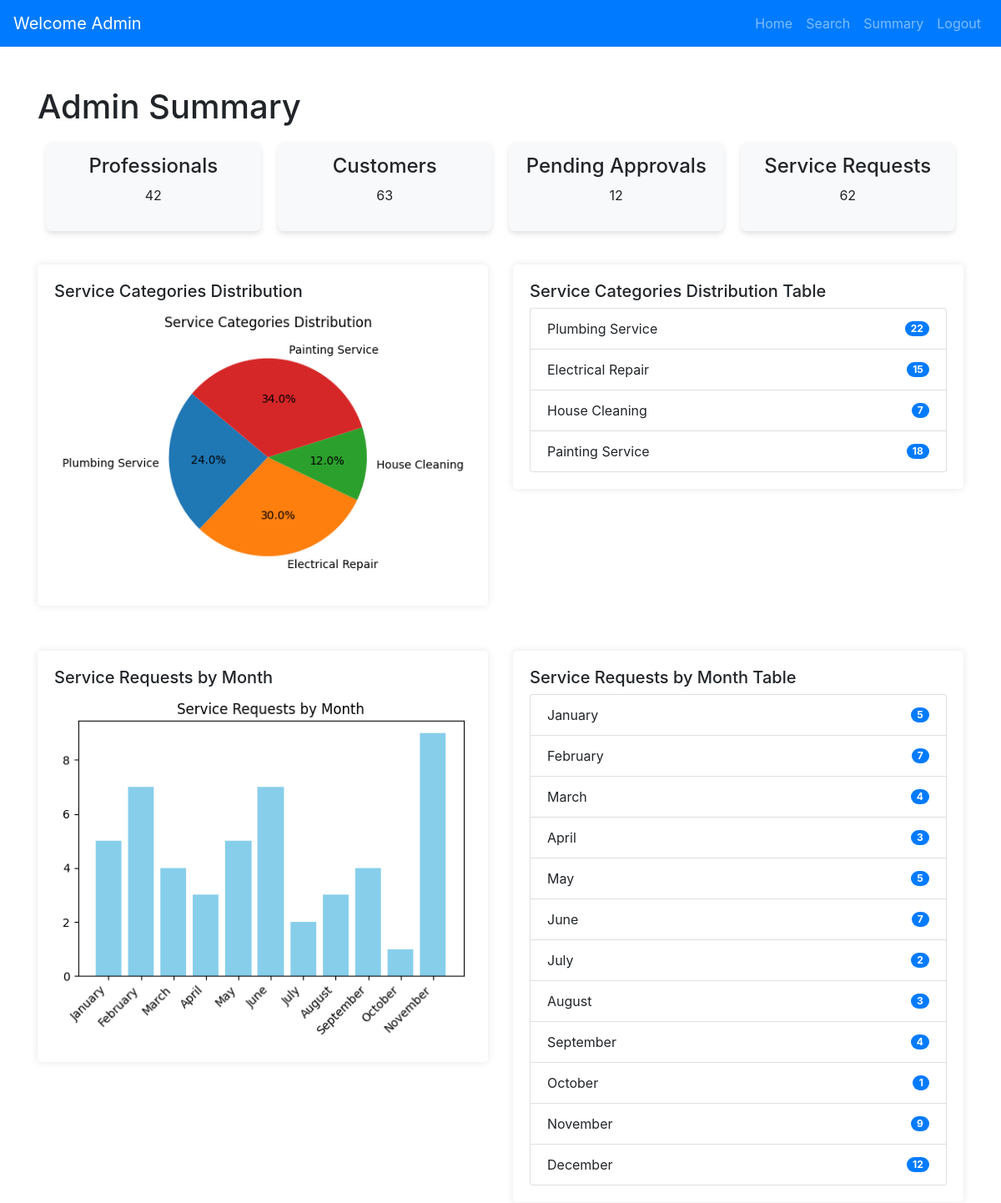
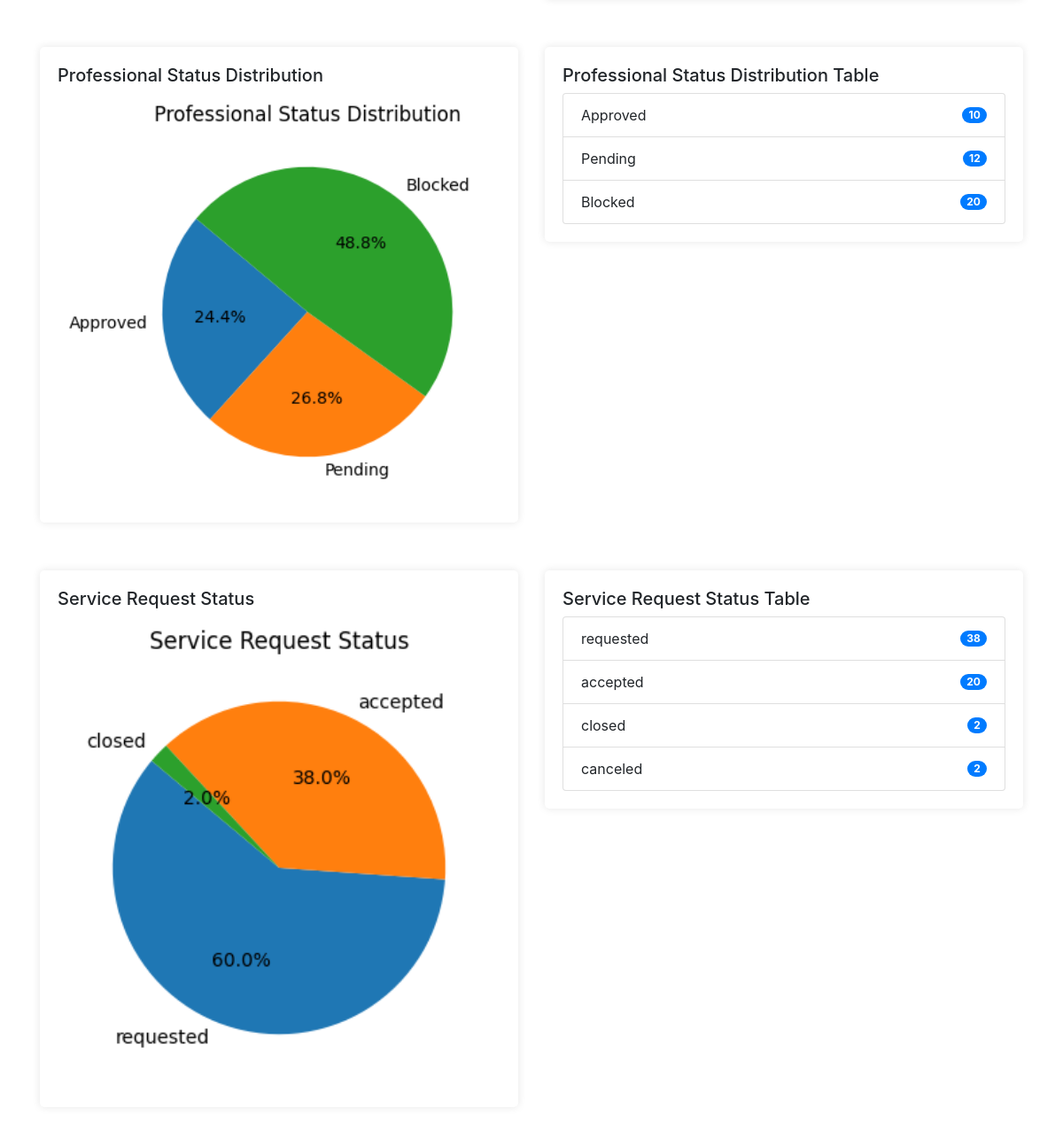
The page /admin_summary on the database its author committed (2 pictures, top to bottom).
### models.py (models this page shows)
class Service(db.Model):
    __tablename__ = 'services'
    id = db.Column(db.String(6), primary_key=True, default=generate_unique_id, unique=True)
    service_name = db.Column(db.String(100), nullable=False)
    service_description = db.Column(db.Text, nullable=True)
    price = db.Column(db.Float, nullable=False)
    duration = db.Column(db.Float, nullable=True)  # Use Float if you need fractional hours # Add duration (only date) column
    requests = db.relationship('Request', back_populates='service', lazy=True, passive_deletes=True)

### app.py (the view)
@app.route("/admin_summary")
def admin_summary():
    os.makedirs("static/charts", exist_ok=True)  # Ensure charts directory exists
    total_professionals = Professional.query.count()
    total_customers = Customer.query.count()
    total_requests = Request.query.count()
    pending_approvals = Professional.query.filter_by(status="pending").count()
    services = Service.query.all()
    service_category_distribution = {
        service.service_name: Request.query.filter_by(service_id=service.id).count() for service in services
    }
    service_category_chart = generate_chart(
        service_category_distribution, "pie", "Service Categories Distribution", "service_category.png"
    )
    months_order = [
        "January", "February", "March", "April", "May", "June",
        "July", "August", "September", "October", "November", "December",
    ]
    service_requests_by_month = {
        month: Request.query.filter(extract("month", Request.request_date) == idx + 1).count()
        for idx, month in enumerate(months_order)
    }
    requests_by_month_chart = generate_chart(
        service_requests_by_month, "bar", "Service Requests by Month", "requests_by_month.png"
    )
    professional_status_distribution = {
        "Approved": Professional.query.filter_by(status="approved").count(),
        "Pending": Professional.query.filter_by(status="pending").count(),
        "Blocked": Professional.query.filter_by(status="blocked").count(),
    }
    professional_status_chart = generate_chart(
        professional_status_distribution, "pie", "Professional Status Distribution", "professional_status.png"
    )
    service_request_status_distribution = {
        "requested": Request.query.filter_by(status="requested").count(),
        "accepted": Request.query.filter(
            Request.status.in_(["accepted", "in progress", "review pending", "pending", "assigned"])
        ).count(),
        "closed": Request.query.filter_by(status="closed").count(),
        "canceled": Request.query.filter_by(status="canceled").count(),
    }
    service_request_status_chart = generate_chart(
        service_request_status_distribution, "pie", "Service Request Status", "service_request_status.png"
    )
    return render_template(
        "admin/admin_summary.html",
        total_professionals=total_professionals,
        total_customers=total_customers,
        pending_approvals=pending_approvals,
        total_requests=total_requests,
        service_category_distribution=service_category_distribution,
        service_requests_by_month=service_requests_by_month,
        professional_status_distribution=professional_status_distribution,
        service_request_status_distribution=service_request_status_distribution,
        charts={
            "service_category": service_category_chart,
            "requests_by_month": requests_by_month_chart,
            "professional_status": professional_status_chart,
            "service_request_status": service_request_status_chart,
        },
    )

### app.py (called while the page is built, shortened)
def generate_chart(data, chart_type, title, filename):
    charts_dir = "static/charts"
    os.makedirs(charts_dir, exist_ok=True)
    valid_data = {k: v for k, v in data.items() if not np.isnan(v) and v > 0}
    plt.figure(figsize=(6, 4))
    if chart_type == "pie":
        plt.pie(valid_data.values(), labels=valid_data.keys(), autopct="%1.1f%%", startangle=140)
        plt.title(title)
    elif chart_type == "bar":
        plt.bar(valid_data.keys(), valid_data.values(), color="skyblue")
        plt.title(title)
        plt.xticks(rotation=45, ha="right")  # Rotate x-axis labels for better readability
    else:
        raise ValueError(f"Unsupported chart type: {chart_type}")
    filepath = os.path.join(charts_dir, filename)
    plt.savefig(filepath, bbox_inches="tight")
    plt.close()
    return filepath

### templates/admin/admin_summary.html (shortened to what this page needs)
<!DOCTYPE html>
<html lang="en">
<head>
    <link href="https://stackpath.bootstrapcdn.com/bootstrap/4.5.2/css/bootstrap.min.css" rel="stylesheet">
</head>
<body>
    {% extends 'base.html' %}
    {% block navbar %}
        {% include 'navbars/admin_navbar.html' %}
    {% endblock %}
    {% block content %}
    <div class="container mt-5">
        <h1>Admin Summary</h1>
        <div class="stats-row">
            <div class="stat-box">
                <h4>Professionals</h4>
                <p>{{ total_professionals }}</p>
            </div>
            <div class="stat-box">
                <h4>Customers</h4>
                <p>{{ total_customers }}</p>
            </div>
            <div class="stat-box">
                <h4>Pending Approvals</h4>
                <p>{{ pending_approvals }}</p>
            </div>
            <div class="stat-box">
                <h4>Service Requests</h4>
                <p>{{ total_requests }}</p>
            </div>
        </div>
        <div class="row">
            <div class="col-md-6">
                <div class="container-box">
                    <h5>Service Categories Distribution</h5>
                    {% if charts['service_category'] %}
                        <img src="{{ charts['service_category'] }}" alt="Service Categories Distribution" style="width: 100%; height: auto;">
                    {% else %}
                        <p>No data available.</p>
                    {% endif %}
                </div>
            </div>
            <div class="col-md-6">
                <div class="container-box">
                    <h5>Service Categories Distribution Table</h5>
                    <ul class="list-group">
                        {% for category, count in service_category_distribution.items() %}
                        <li class="list-group-item d-flex justify-content-between align-items-center">
                            {{ category }}
                            <span class="badge badge-primary badge-pill">{{ count }}</span>
                        </li>
                        {% endfor %}
                    </ul>
                </div>
            </div>
        </div>
             <div class="row mt-4">
                <div class="col-md-6">
                    <div class="container-box">
                        <h5>Service Requests by Month</h5>
                        {% if charts['requests_by_month'] %}
                            <img src="{{ charts['requests_by_month'] }}" alt="Service Requests by Month" style="width: 100%; height: auto;">
                        {% else %}
                            <p>No data available.</p>
                        {% endif %}
                    </div>
                </div>
                <div class="col-md-6">
                    <div class="container-box">
                        <h5>Service Requests by Month Table</h5>
                        <ul class="list-group">
                            {% for month, count in service_requests_by_month.items() %}
                            <li class="list-group-item d-flex justify-content-between align-items-center">
                                {{ month }}
                                <span class="badge badge-primary badge-pill">{{ count }}</span>
                            </li>
                            {% endfor %}
                        </ul>
                    </div>
                </div>
            </div>
        <div class="row mt-4">
            <div class="col-md-6">
                <div class="container-box">
                    <h5>Professional Status Distribution</h5>
                    {% if charts['professional_status'] %}
                        <img src="{{ charts['professional_status'] }}" alt="Professional Status Distribution" style="width: 100%; height: auto;">
                    {% else %}
                        <p>No data available.</p>
                    {% endif %}
                </div>
            </div>
            <div class="col-md-6">
                <div class="container-box">
                    <h5>Professional Status Distribution Table</h5>
                    <ul class="list-group">
                        {% for status, count in professional_status_distribution.items() %}
                        <li class="list-group-item d-flex justify-content-between align-items-center">
                            {{ status }}
                            <span class="badge badge-primary badge-pill">{{ count }}</span>
                        </li>
                        {% endfor %}
                    </ul>
                </div>
            </div>
        </div>
        <div class="row mt-4">
            <div class="col-md-6">
                <div class="container-box">
                    <h5>Service Request Status</h5>
                    {% if charts['service_request_status'] %}
                        <img src="{{ charts['service_request_status'] }}" alt="Service Request Status" style="width: 100%; height: auto;">
                    {% else %}
                        <p>No data available.</p>
                    {% endif %}
                </div>
            </div>
            <div class="col-md-6">
                <div class="container-box">
                    <h5>Service Request Status Table</h5>
                    <ul class="list-group">
                        {% for status, count in service_request_status_distribution.items() %}
                        <li class="list-group-item d-flex justify-content-between align-items-center">
                            {{ status }}
                            <span class="badge badge-primary badge-pill">{{ count }}</span>
                        {% endfor %}
                    </ul>
                </div>
            </div>
        </div>
    </div>
    {% endblock %}

### templates/base.html (shortened to what this page needs)
<!DOCTYPE html>
<html lang="en">
<head>
  <link href="https://cdn.jsdelivr.net/npm/bootstrap@5.3.0-alpha1/dist/css/bootstrap.min.css" rel="stylesheet">
</head>
<body>
  {% block navbar %}{% endblock %}
  <div>
    {% block content %}{% endblock %}
  </div>
</body>
</html>

### templates/navbars/admin_navbar.html (shortened to what this page needs)
<!DOCTYPE html>
<html lang="en">
<head>
    <link href="https://stackpath.bootstrapcdn.com/bootstrap/4.5.2/css/bootstrap.min.css" rel="stylesheet">
</head>
<body>
    <nav class="navbar navbar-expand-lg navbar-dark bg-primary">
        <a class="navbar-brand" href="#">Welcome Admin</a>
        <div class="collapse navbar-collapse" id="navbarNav">
            <ul class="navbar-nav ml-auto">
                <li class="nav-item">
                    <a class="nav-link" href="{{ url_for('admin_dashboard') }}">Home</a>
                </li>
                <li class="nav-item">
                    <a class="nav-link" href="{{ url_for('admin_search') }}">Search</a>
                </li>
                <li class="nav-item">
                    <a class="nav-link" href="{{ url_for('admin_summary') }}">Summary</a>
                </li>
                <li class="nav-item">
                    <a class="nav-link" href="{{ url_for('logout') }}">Logout</a>
                </li>
            </ul>
        </div>
    </nav>
</body>
</html>

### templates/admin/admin_summary.html (style rules this page uses)
body { font-family: Arial, sans-serif; background: #f7f8fc; margin: 0; padding: 0; }
.container-box { background-color: #ffffff; padding: 20px; border-radius: 5px; box-shadow: 0 0 10px rgba(0, 0, 0, 0.1); margin-bottom: 30px; }
.stats-row { display: flex; flex-wrap: wrap; justify-content: space-between; margin-bottom: 30px; }
.stat-box { background-color: #f8f9fa; padding: 15px; border-radius: 8px; text-align: center; box-shadow: 0 4px 6px rgba(0, 0, 0, 0.1); flex: 1; margin: 10px; transition: transform 0.2s ease, box-shadow 0.2s ease; }

### rows shown on the page
Service: service_name "Plumbing Service", count "22"
Service: service_name "Electrical Repair", count "15"
Service: service_name "House Cleaning", count "7"
Service: service_name "Painting Service", count "18"

### other values the page prints
{{ total_professionals }} "42"
{{ total_customers }} "63"
{{ pending_approvals }} "12"
{{ total_requests }} "62"
{{ month }} "January" "February" "March" "April" "May" "June" "July" "August" "September" "October" "November" "December"
{{ count }} "5" "7" "4" "3" "5" "7" "2" "3" "4" "1" "9" "12"
{{ status }} "Approved" "Pending" "Blocked"
{{ count }} "10" "12" "20"
{{ status }} "requested" "accepted" "closed" "canceled"
{{ count }} "38" "20" "2" "2"
